Frame 1 (no input): blank canvas, image omitted
Frame 60 (no input): blank canvas, image omitted
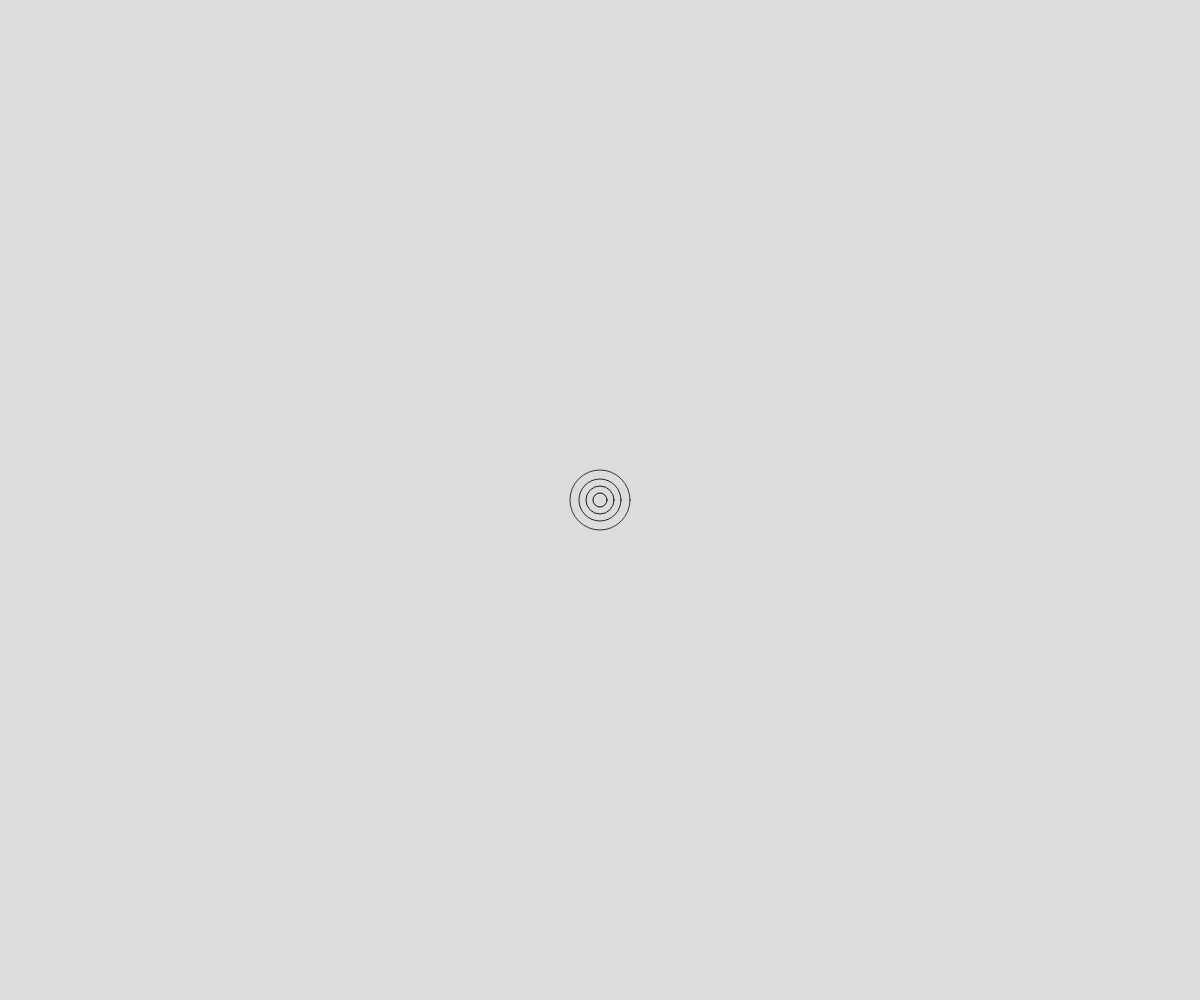
Frame 120 (the mouse pressed at the canvas centre since frame 60)

The p5.js sketch whose frames 1 and 60 were blank and that drew this single picture after the mouse press (run headless with seeded random() and noise() and a simulated clock; from frame 60 on, the mouse is pressed at the canvas centre):

// p5.js sketch
// ── sketch.js
let rippAr = [];
let r = 0;
function setup() {
  createCanvas(windowWidth, windowHeight);

}

function mousePressed() {
  ripple()
}

function ripple(){
  let c = new Ripples(mouseX, mouseY, r)
  let d = new Ripples(mouseX, mouseY, r)
  let e = new Ripples(mouseX, mouseY, r)
  let f = new Ripples(mouseX, mouseY, r)
  //let g = new Ripples(mouseX, mouseY, r)
  setTimeout(() => rippAr.push(c))
  setTimeout(() => rippAr.push(d), 300)
  setTimeout(() => rippAr.push(e), 600)
  setTimeout(() => rippAr.push(f), 900)
  //setTimeout(() => rippAr.push(g), 1200)
  //console.log(rippAr)
}

function draw() {
  background(220);
  for (let i = rippAr.length-1; i >= 0; i--) {
    rippAr[i].move();
    rippAr[i].display();
   if (rippAr[i].strok == 0){
     rippAr.splice(0, 1)
      
    }
  }
  
}

// ── ripples.js
class Ripples {

  constructor(_x, _y, _r, _strok) {
    this.x = _x;
    this.y = _y;
    this.r = _r;
    this.strok = 255;
  }

  display() {
    noFill();
    stroke(0, this.strok)
    ellipse(this.x, this.y, this.r);
  }

  move() {
    this.r++
    this.strok--
  }
}
